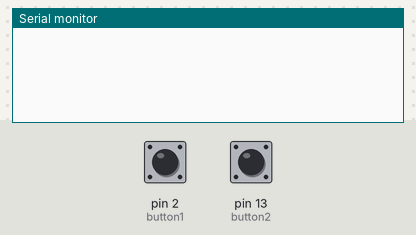
A sketch run on a simulated Arduino Uno, built with avr-gcc and run on an emulated ATmega328P. Shown: the last lines printed to the serial monitor. Inputs (shaded band) come from the test bench; at power-on: pin 2 (button1) HIGH, pin 13 (button2) HIGH.

Above: at 1.2 s.
1.3 s: pin 2 (button1) pulled LOW for 0.15 s
At 2.3 s:
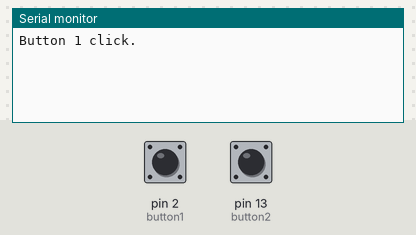
3.3 s: pin 13 (button2) pulled LOW for 1 s
At 5.5 s:
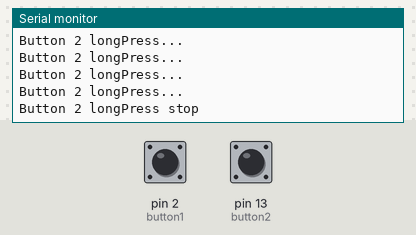
5.8 s: pin 2 (button1) pulled LOW for 1 s
At 7.7 s:
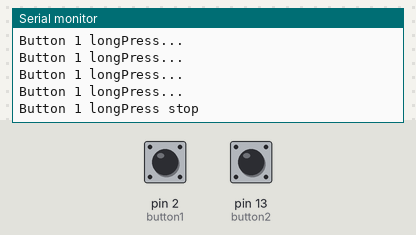
8.3 s: pin 13 (button2) pulled LOW for 0.15 s
At 9.7 s:
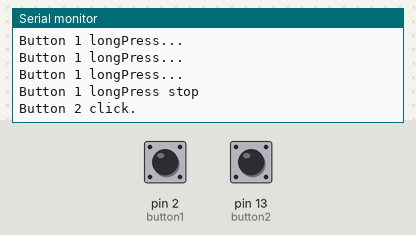
9.9 s: pin 2 (button1) driven LOW and pin 13 (button2) driven LOW
At 10.9 s:
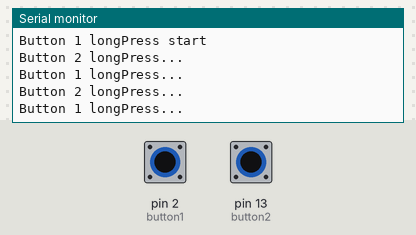

Measured:
- after the input at 1.3 s, the serial monitor: prints a new line after 0.60 s (image 1)
- after the input at 3.3 s, the serial monitor: prints a new line after 0.85 s (image 2)
- after the input at 5.8 s, the serial monitor: prints a new line after 0.85 s (image 3)
- after the input at 8.3 s, the serial monitor: prints a new line after 0.60 s (image 4)
- after the input at 9.9 s, the serial monitor: prints a new line after 0.85 s (image 5)

The sketch:

12_1_OneButton.ino
```cpp
#include "OneButton.h"

// Setup a new OneButton on pin 2.
OneButton button1(2, true);
// Setup a new OneButton on pin 13.
OneButton button2(13, true);

void setup() {
  Serial.begin(9600);
  // link the button 1 functions.
  button1.attachClick(click1);
  button1.attachDoubleClick(doubleclick1);
  button1.attachLongPressStart(longPressStart1);
  button1.attachLongPressStop(longPressStop1);
  button1.attachDuringLongPress(longPress1);

  // link the button 2 functions.
  button2.attachClick(click2);
  button2.attachDoubleClick(doubleclick2);
  button2.attachLongPressStart(longPressStart2);
  button2.attachLongPressStop(longPressStop2);
  button2.attachDuringLongPress(longPress2);
}

void loop() {
  // keep watching the push buttons:
  button1.tick();
  button2.tick();
}

// ----- button 1 callback functions

// This function will be called when the button1 was pressed 1 time (and no 2. button press followed).
void click1() {
  Serial.println("Button 1 click.");
} // click1


// This function will be called when the button1 was pressed 2 times in a short timeframe.
void doubleclick1() {
  Serial.println("Button 1 doubleclick.");
} // doubleclick1


// This function will be called once, when the button1 is pressed for a long time.
void longPressStart1() {
  Serial.println("Button 1 longPress start");
} // longPressStart1


// This function will be called often, while the button1 is pressed for a long time.
void longPress1() {
  Serial.println("Button 1 longPress...");
} // longPress1


// This function will be called once, when the button1 is released after beeing pressed for a long time.
void longPressStop1() {
  Serial.println("Button 1 longPress stop");
} // longPressStop1


// ... and the same for button 2:

void click2() {
  Serial.println("Button 2 click.");
} // click2


void doubleclick2() {
  Serial.println("Button 2 doubleclick.");
} // doubleclick2


void longPressStart2() {
  Serial.println("Button 2 longPress start");
} // longPressStart2


void longPress2() {
  Serial.println("Button 2 longPress...");
} // longPress2

void longPressStop2() {
  Serial.println("Button 2 longPress stop");
} // longPressStop2
```
